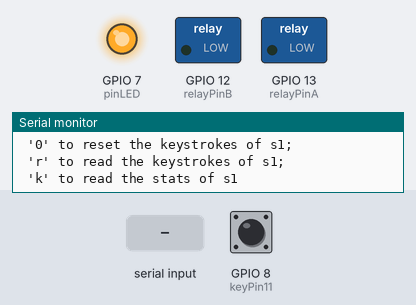
Recording of a sketch running on a simulated ESP32-C3. On the bench: switched loads named in the sketch (green lamp = pin HIGH), output pins drawn as LEDs (lit = HIGH), the last lines printed to the serial monitor. The inputs (shaded band) are chosen by the test bench; at power-on: GPIO 8 (keyPin11) HIGH.

Above: at 1.2 s.
1.3 s: "0" received over Serial
At 1.7 s:
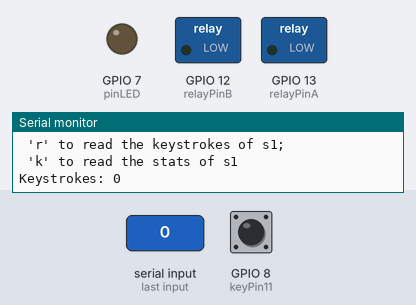
3.3 s: "k" received over Serial
Timing chart, 0 to 6.3 s (numbered marks = the images above; inputs shaded):
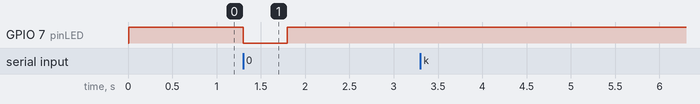

Measured:
- after the input at 1.3 s, GPIO 7 (pinLED): HIGH → LOW at once, → HIGH 0.50 s later

The sketch:

key_in.ino
```cpp
//*****   ESP32-C3 *****//
// 编号  名称  复位后默认功能              复用功能        电源域      上下拉能力
// 17   GND   接地
// 18   5V    5V电源接口，与USB的VBUS相连
// 19   BOOT  GPIO09,输入                BOOTMODE        VDD3P3_CPU   UP/DOWN
// 20   IO08  GPIO08,输入，输出，高阻                     VDD3P3_CPU    UP/DOWN
// 21   IO04  GPIO04,输入，输出，高阻     I2C_SDA/ADC_4   VDD3P3_RTC    UP/DOWN
// 22   IO05  GPIO05,输入，输出，高阻     I2C_SCL/ADC_5   VDD3P3_RTC    UP/DOWN
// 23   3.3V  芯片电源，3.3V
// 24   GND   接地
// 25   PB_11 GPIO11,输入，输出，高阻     VDD_SPI         VDD3P3_CPU    UP/DOWN
// 26   IO07  GPIO07,输入，输出，高阻     SPI2_CS         VDD3P3_CPU    UP/DOWN
// 27   IO06  GPIO06,输入，输出，高阻                     VDD3P3_CPU    UP/DOWN
// 28   IO10  GPIO10,输入，输出，高阻     SPI2_MISO       VDD3P3_CPU    UP/DOWN
// 29   IO03  GPIO03,输入，输出，高阻     SPI2_MOSI/ADC_3 VDD3P3_RTC    UP/DOWN
// 30   IO02  GPIO02,输入，输出，高阻     SPI2_CK/ADC_2   VDD3P3_CPU    UP/DOWN
// 31   3.3V  芯片电源，3.3V
// 32   GND   接地
// 16   5V    5V电源接口，与USB的VBUS相连
// 15   PWB   芯片3.3V供电控制,高电平有效，不用可悬空
// 14   GND   接地
// 13   3.3V  芯片电源，3.3V
// 12   RESET 芯片复位                                    VDD3P3_RTC
// 11   NC
// 10   IO13  GPIO13,输入，输出，高阻                     VDD3P3_CPU    UP/DOWN
// 09   U0_RX GPIO20,输入，输出，高阻     UART0_RX        VDD3P3_CPU    UP/DOWN
// 08   U0_TX GPIO21,输入，输出，高阻     UART0_TX        VDD3P3_CPU    UP/DOWN
// 07   GND   接地
// 06   IO19  GPIO19,输入，输出，高阻     USB_D+          VDD3P3_CPU    UP/DOWN
// 05   IO18  GPIO18,输入，输出，高阻     USB_D-          VDD3P3_CPU    UP/DOWN
// 04   IO12  GPIO12,输入，输出，高阻     SPIHD           VDD3P3_CPU    UP/DOWN
// 03   IO01  GPIO1,输入，输出，高阻      UART1_RX/ADC_1  VDD3P3_CPU    UP/DOWN
// 02   IO00  GPIO0,输入，输出，高阻      UART1_TX/ADC_0  VDD3P3_CPU    UP/DOWN
// 01   GND   接地

//LED编号   对应GPIO    管脚功能    描述
//D3*       IO13       GPIO13配置  高电平有效

#include <Arduino.h>
//#include "WiFi.h"
//#include "AsyncUDP.h"
//#include "esp_adc_cal.h"

#define DEBOUNCE_DELAY 50    // 消抖时间阈值（单位：ms）

unsigned long lastDebounceTime = 0;  // 最后一次状态变化时间
int lastStableState = HIGH;         // 稳定后的按键状态
bool keyPressed = false;            // 标记有效按压状态

//***** 消抖函数封装 *****//
bool debounceButton(int currentState) {
  bool actionDetected = false;

  // 状态变化时重置计时
  if (currentState != lastStableState) {
    lastDebounceTime = millis();
  }

  // 稳定状态判断
  if ((millis() - lastDebounceTime) > DEBOUNCE_DELAY) {
    // 更新稳定状态
    if (currentState != lastStableState) {
      lastStableState = currentState;

      // 检测有效动作
      if (lastStableState == LOW) {   // 按下动作
        keyPressed = true;
      } else if (keyPressed) {        // 释放动作且之前有有效按下
        actionDetected = true;
        keyPressed = false;
      }
    }
  }
  return actionDetected;
}

// constants won't change. Used here to set a pin number :
const int relayPinA = 13;     // the pin number of the relay pin
const int relayPinB = 12;      // the pin number of the relay pin
const int pinLED = 7;       //the pin number of the led pin

const int keyPin11 = 8;  //the pin number of the key pin

int acc;
bool keyin, lastkey;

void setup()
{
  // set the digital pin as output:
  pinMode( relayPinA, OUTPUT );
  pinMode( relayPinB, OUTPUT );
  pinMode( pinLED, OUTPUT );
  pinMode(keyPin11, INPUT);

  // start serial port at 9600 bps:
  Serial.begin(115200);
  while (!Serial) {
    ; // wait for serial port to connect. Needed for Leonardo only
  }
  Serial.println("UART ready...");
  Serial.println("Input command:\n '0' to reset the keystrokes of s1;\n 'r' to read the keystrokes of s1;\n 'k' to read the stats of s1");

  digitalWrite(pinLED, HIGH);
  digitalWrite(relayPinA, LOW);
  digitalWrite(relayPinB, LOW);

  acc = 0;
  keyin = HIGH;
  lastkey = keyin;
}

void loop()
{
  // get s1 input
  keyin = digitalRead(keyPin11);
  if(keyin != lastkey)
  {
    acc++;
    lastkey = keyin;
  }

  //digitalWrite(pinLED, keyin);

  if (Serial.available() > 0)
  {
    // get incoming byte:
    char inChar = (char)Serial.read();
    switch (inChar)
    {
      case '0':
        acc = 0;
        Serial.print("Keystrokes: ");
        Serial.println(acc);
        digitalWrite(pinLED, LOW);
        delay(500);
        digitalWrite(pinLED, HIGH);
        break;
      case 'r':
        Serial.print("Keystrokes: ");
        Serial.println(acc);
        break;
      case 'k':
        Serial.print("Key input: ");
        Serial.println((int)keyin);
        break;
      default:
        break;
    }
  }
}
```
